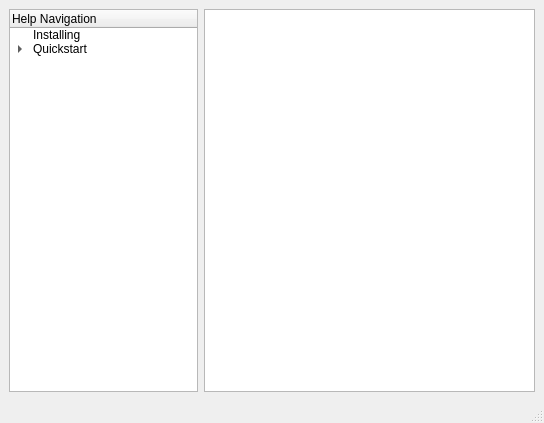
<?xml version="1.0" encoding="UTF-8"?>
<ui version="4.0">
 <class>Nova_ManualClass</class>
 <widget class="QMainWindow" name="Nova_ManualClass">
  <property name="geometry">
   <rect>
    <x>0</x>
    <y>0</y>
    <width>544</width>
    <height>423</height>
   </rect>
  </property>
  <property name="sizePolicy">
   <sizepolicy hsizetype="MinimumExpanding" vsizetype="MinimumExpanding">
    <horstretch>0</horstretch>
    <verstretch>0</verstretch>
   </sizepolicy>
  </property>
  <property name="minimumSize">
   <size>
    <width>544</width>
    <height>423</height>
   </size>
  </property>
  <property name="windowTitle">
   <string>Help Contents</string>
  </property>
  <widget class="QWidget" name="centralwidget">
   <layout class="QGridLayout" name="gridLayout">
    <item row="0" column="0">
     <layout class="QHBoxLayout" name="horizontalLayout">
      <item>
       <widget class="QTreeWidget" name="helpTree">
        <property name="sizePolicy">
         <sizepolicy hsizetype="MinimumExpanding" vsizetype="MinimumExpanding">
          <horstretch>0</horstretch>
          <verstretch>0</verstretch>
         </sizepolicy>
        </property>
        <property name="minimumSize">
         <size>
          <width>141</width>
          <height>361</height>
         </size>
        </property>
        <property name="columnCount">
         <number>1</number>
        </property>
        <column>
         <property name="text">
          <string>Help Navigation</string>
         </property>
        </column>
        <item>
         <property name="text">
          <string>Installing</string>
         </property>
         <property name="flags">
          <set>ItemIsSelectable|ItemIsUserCheckable|ItemIsEnabled</set>
         </property>
        </item>
        <item>
         <property name="text">
          <string>Quickstart</string>
         </property>
         <property name="flags">
          <set>ItemIsSelectable|ItemIsUserCheckable|ItemIsEnabled</set>
         </property>
         <item>
          <property name="text">
           <string>Q1</string>
          </property>
          <property name="flags">
           <set>ItemIsSelectable|ItemIsUserCheckable|ItemIsEnabled</set>
          </property>
         </item>
         <item>
          <property name="text">
           <string>Q2</string>
          </property>
          <property name="flags">
           <set>ItemIsSelectable|ItemIsUserCheckable|ItemIsEnabled</set>
          </property>
         </item>
        </item>
       </widget>
      </item>
      <item>
       <widget class="QTextBrowser" name="displayHelp">
        <property name="sizePolicy">
         <sizepolicy hsizetype="MinimumExpanding" vsizetype="MinimumExpanding">
          <horstretch>0</horstretch>
          <verstretch>0</verstretch>
         </sizepolicy>
        </property>
        <property name="minimumSize">
         <size>
          <width>331</width>
          <height>362</height>
         </size>
        </property>
        <property name="html">
         <string>&lt;!DOCTYPE HTML PUBLIC &quot;-//W3C//DTD HTML 4.0//EN&quot; &quot;http://www.w3.org/TR/REC-html40/strict.dtd&quot;&gt;
&lt;html&gt;&lt;head&gt;&lt;meta name=&quot;qrichtext&quot; content=&quot;1&quot; /&gt;&lt;style type=&quot;text/css&quot;&gt;
p, li { white-space: pre-wrap; }
&lt;/style&gt;&lt;/head&gt;&lt;body style=&quot; font-family:'Ubuntu'; font-size:11pt; font-weight:400; font-style:normal;&quot;&gt;
&lt;table border=&quot;0&quot; style=&quot;-qt-table-type: root; margin-top:4px; margin-bottom:4px; margin-left:4px; margin-right:4px;&quot;&gt;
&lt;tr&gt;
&lt;td style=&quot;border: none;&quot;&gt;
&lt;p style=&quot;-qt-paragraph-type:empty; margin-top:0px; margin-bottom:0px; margin-left:0px; margin-right:0px; -qt-block-indent:0; text-indent:0px;&quot;&gt;&lt;/p&gt;
&lt;p style=&quot;-qt-paragraph-type:empty; margin-top:0px; margin-bottom:0px; margin-left:0px; margin-right:0px; -qt-block-indent:0; text-indent:0px;&quot;&gt;&lt;/p&gt;
&lt;p style=&quot;-qt-paragraph-type:empty; margin-top:0px; margin-bottom:0px; margin-left:0px; margin-right:0px; -qt-block-indent:0; text-indent:0px;&quot;&gt;&lt;/p&gt;
&lt;p style=&quot;-qt-paragraph-type:empty; margin-top:0px; margin-bottom:0px; margin-left:0px; margin-right:0px; -qt-block-indent:0; text-indent:0px;&quot;&gt;&lt;/p&gt;&lt;/td&gt;&lt;/tr&gt;&lt;/table&gt;&lt;/body&gt;&lt;/html&gt;</string>
        </property>
       </widget>
      </item>
     </layout>
    </item>
   </layout>
  </widget>
  <widget class="QMenuBar" name="menubar">
   <property name="geometry">
    <rect>
     <x>0</x>
     <y>0</y>
     <width>544</width>
     <height>25</height>
    </rect>
   </property>
  </widget>
  <widget class="QStatusBar" name="statusbar"/>
 </widget>
 <resources/>
 <connections/>
</ui>
